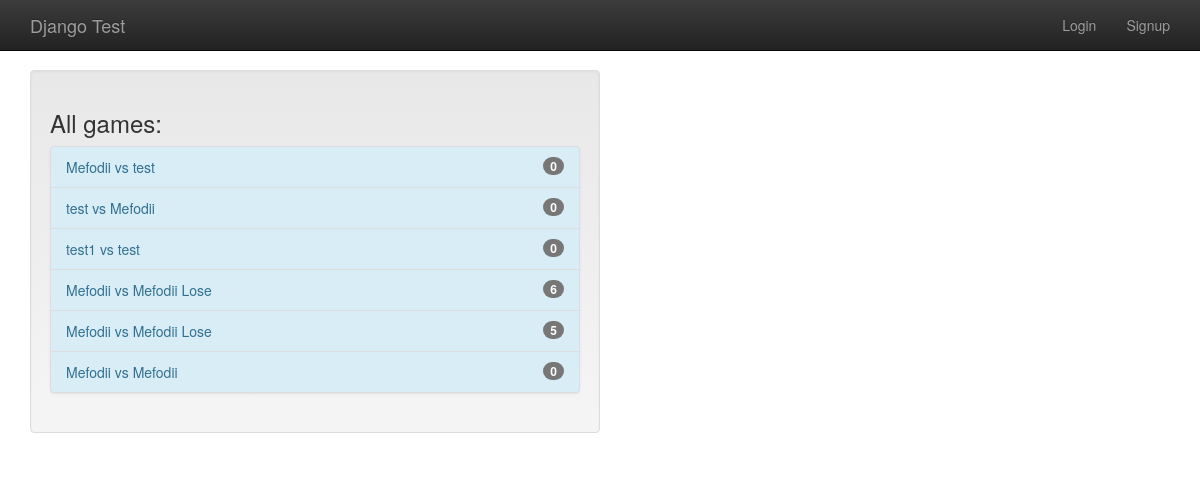
The page /games/all_games on the database as committed earlier.
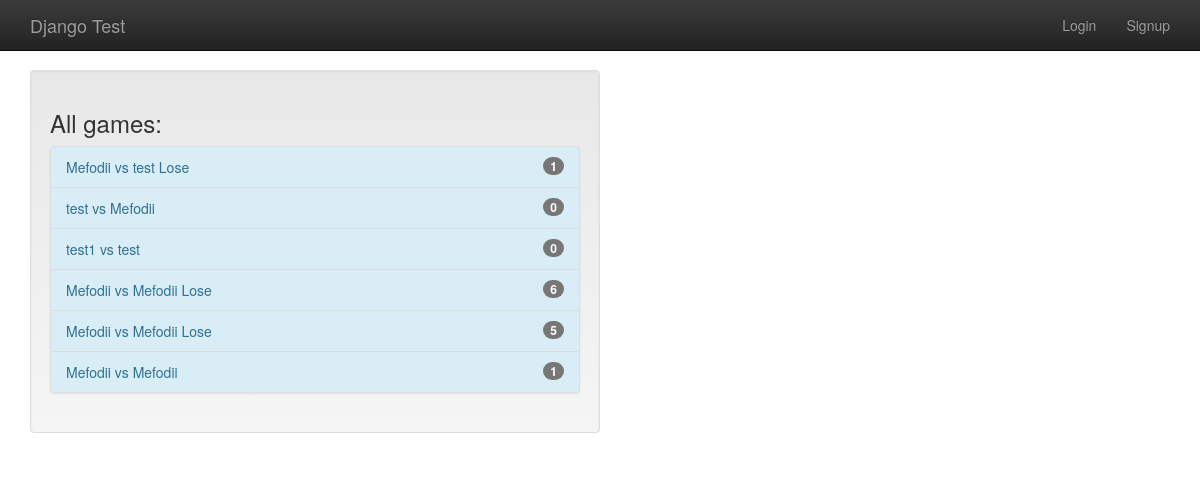
The same page on the database as committed later.
### gameplay/models.py (models this page shows, shortened)
class Game(models.Model):
    first_player = models.ForeignKey(User, related_name="games_first_player", on_delete=models.CASCADE)
    second_player = models.ForeignKey(User, related_name="games_second_player", on_delete=models.CASCADE)
    start_time = models.DateTimeField(auto_now_add=True)
    last_active = models.DateTimeField(auto_now=True)
    status = models.CharField(max_length=1, default='F', choices=GAME_STATUS_CHOICES)
    objects = GameQuerySet.as_manager()
    def get_absolute_url(self):
        return reverse("gameplay_detail", args=[self.id])
    def __str__(self):
        return "{0} vs {1}".format(self.first_player, self.second_player)

### gameplay/views.py (the view)
# urls.py: path("all_games", AllGamesList.as_view())
class AllGamesList(ListView):
    model = Game

### templates/gameplay/game_list.html
{% extends "base.html" %}
{% block content %}
    <div class="well col-sm-6">
        <h3>All games:</h3>
        {% include "player/game_list_snippet.html" with games_list=object_list %}
    </div>
{% endblock %}

### templates/player/game_list_snippet.html
{% if games_list %}
    <div class="list-group bg-info">
        {% for game in games_list %}
            <a class="list-group-item list-group-item-info"
               href="{{ game.get_absolute_url }}">
                {{ game }}
                {% if game.status not in "FS" %}
                    {% if game.status == "D" %}
                        Draw
                    {% elif game.status == "W" and user == game.first_player %}
                        Win
                    {% elif game.status == "L" and user == game.second_player %}
                        Win
                    {% else %}
                        Lose
                    {% endif %}
                {% endif %}
                <span class="badge">{{ game.move_set.count }}</span>
            </a>
        {% endfor %}
    </div>
{% endif %}

Rows that differ between the two databases and show on the page:
changed Game "Mefodii vs test": move_set.count "0" → "1"; now shows "Lose"
changed Game (number 6 of 6 on the later page): move_set.count "0" → "1"
